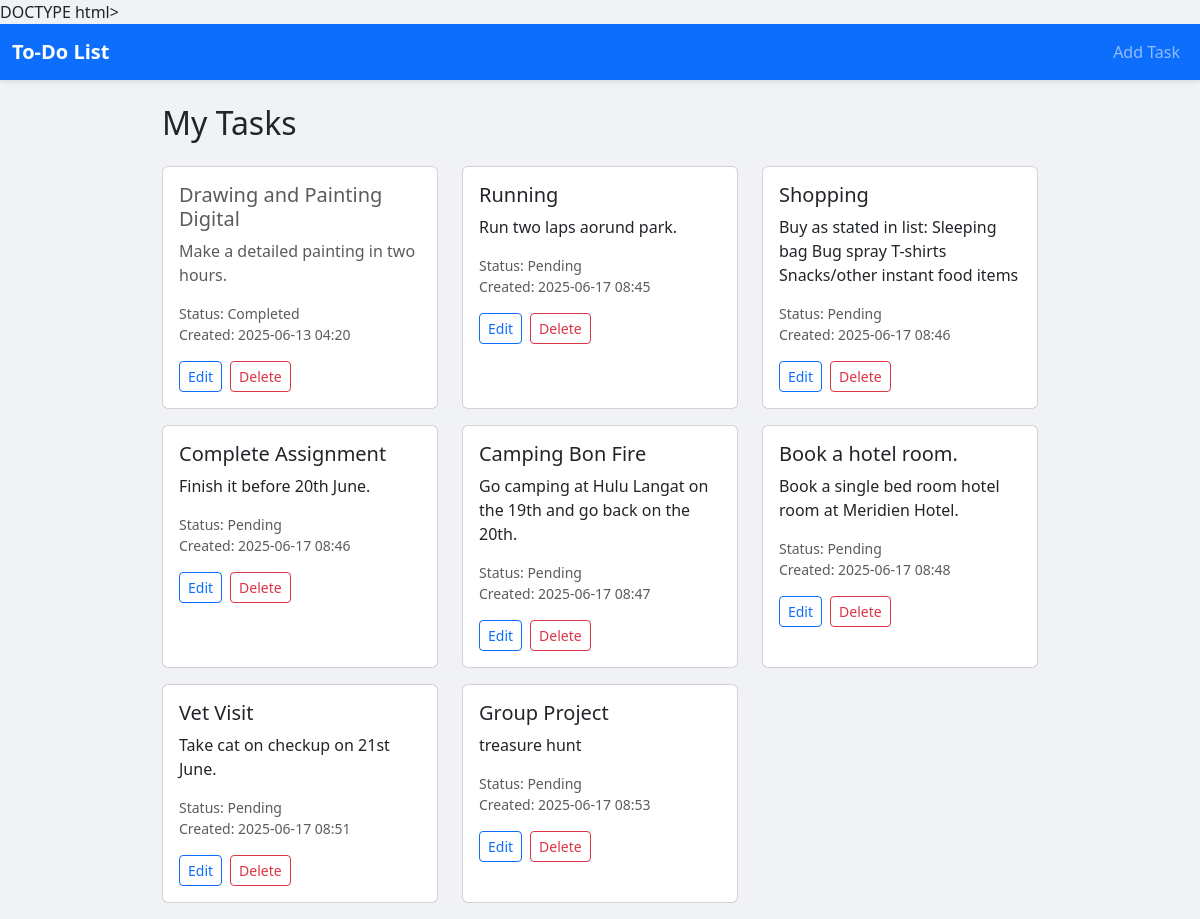
The page / on the database its author committed.
### todo/models.py (models this page shows, shortened)
class Task(models.Model):
    title = models.CharField(max_length=200)
    description = models.TextField(blank=True)
    completed = models.BooleanField(default=False)
    created_at = models.DateTimeField(auto_now_add=True)

### todo/views.py (the view)
# urls.py: path('', views.task_list, name='task_list'),
def task_list(request):
    tasks = Task.objects.all()
    return render(request, 'todo/task_list.html', {'tasks': tasks})

### todo/templates/todo/task_list.html (shortened to what this page needs)
{% extends 'todo/base.html' %}
{% block content %}
<h2 class="mb-4">My Tasks</h2>
<div class="row">
    {% for task in tasks %}
    <div class="col-12 col-md-6 col-lg-4 mb-3">
        <div class="card h-100 {% if task.completed %}text-muted{% endif %}" style="transition: transform 0.2s;">
            <div class="card-body">
                <h5 class="card-title">{{ task.title }}</h5>
                <p class="card-text">{{ task.description|truncatewords:20 }}</p>
                <p class="card-text">
                    <small class="text-muted">Status: {% if task.completed %}Completed{% else %}Pending{% endif %}</small><br>
                    <small class="text-muted">Created: {{ task.created_at|date:"Y-m-d H:i" }}</small>
                </p>
                <div class="d-flex gap-2">
                    <a href="{% url 'task_update' task.pk %}" class="btn btn-outline-primary btn-sm">Edit</a>
                    <a href="{% url 'task_delete' task.pk %}" class="btn btn-outline-danger btn-sm">Delete</a>
                </div>
            </div>
        </div>
    </div>
    {% empty %}
    <div class="col-12">
        <div class="alert alert-info" role="alert">
            No tasks yet. <a href="{% url 'task_create' %}" class="alert-link">Add one now!</a>
        </div>
    </div>
    {% endfor %}
</div>
{% endblock %}

### todo/templates/todo/base.html (shortened to what this page needs)
<html lang="en">
<head>
    <link href="https://cdn.jsdelivr.net/npm/bootstrap@5.3.3/dist/css/bootstrap.min.css" rel="stylesheet">
</head>
<body>
    <nav class="navbar navbar-expand-lg navbar-dark bg-primary">
        <div class="container-fluid">
            <a class="navbar-brand" href="{% url 'task_list' %}">To-Do List</a>
            <div class="collapse navbar-collapse" id="navbarNav">
                <div class="navbar-nav ms-auto">
                    <a class="nav-link" href="{% url 'task_create' %}">Add Task</a>
                </div>
            </div>
        </div>
    </nav>
    <div class="container mt-4">
        {% block content %}
        {% endblock %}
    </div>
</body>
</html>

### todo/templates/todo/base.html (style rules this page uses)
body { background-color: #f0f2f5; }
.container { max-width: 900px; }
.navbar { box-shadow: 0 2px 4px rgba(0, 0, 0, 0.1); }
.navbar-brand { font-weight: bold; }

### rows shown on the page
Task: title "Drawing and Painting Digital", description "Make a detailed painting in two hours.", completed "Completed", created_at "2025-06-13 04:20"
Task: title "Running", description "Run two laps aorund park.", completed "Pending", created_at "2025-06-17 08:45"
Task: title "Shopping", description "Buy as stated in list: Sleeping bag Bug spray T-shirts Snacks/other instant food items", completed "Pending", created_at "2025-06-17 08:46"
Task: title "Complete Assignment", description "Finish it before 20th June.", completed "Pending", created_at "2025-06-17 08:46"
Task: title "Camping Bon Fire", description "Go camping at Hulu Langat on the 19th and go back on the 20th.", completed "Pending", created_at "2025-06-17 08:47"
Task: title "Book a hotel room.", description "Book a single bed room hotel room at Meridien Hotel.", completed "Pending", created_at "2025-06-17 08:48"
Task: title "Vet Visit", description "Take cat on checkup on 21st June.", completed "Pending", created_at "2025-06-17 08:51"
Task: title "Group Project", description "treasure hunt", completed "Pending", created_at "2025-06-17 08:53"
